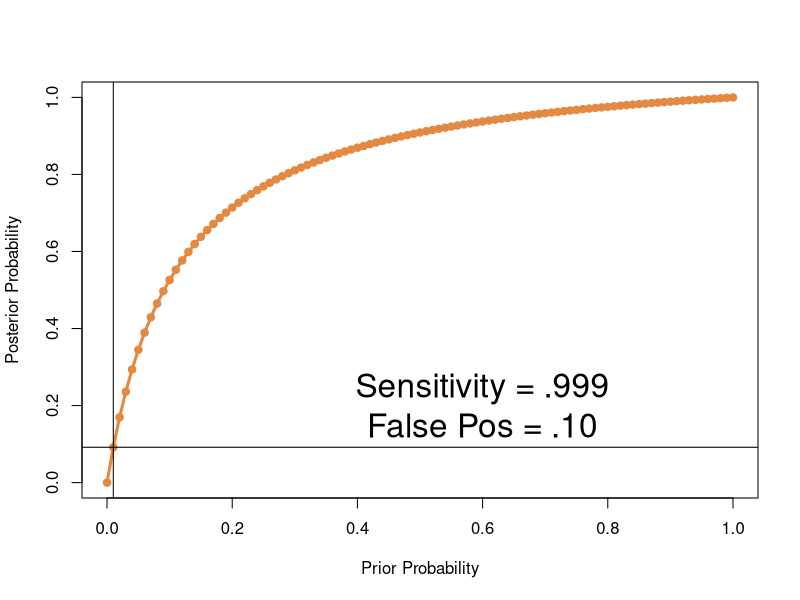
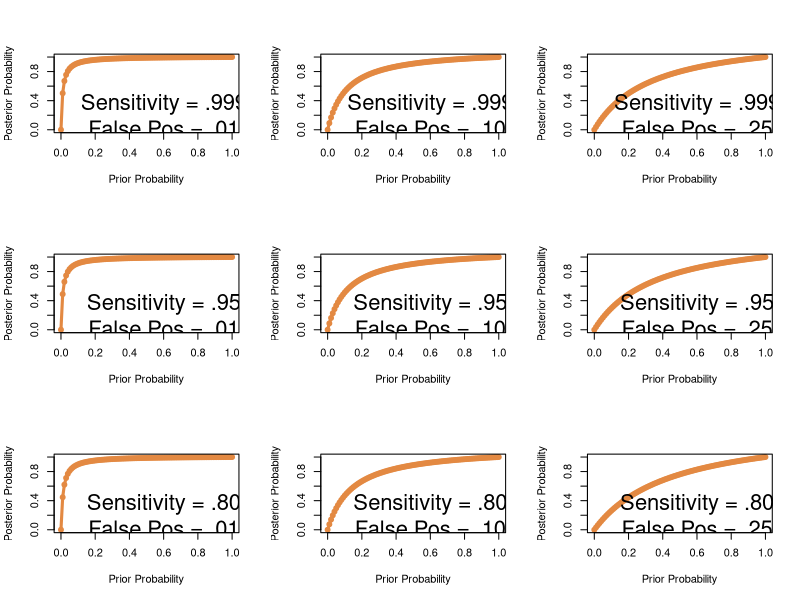

Generate these figures, in order, with R:
# IDS_07_06_Bayes.R

# ==========================================================
# Example data from presentation
# ==========================================================

# Probability of disease
# Base rate or prior probability
pd  <- .01

# Probability of positive test result given disease
# Likelihood or sensitivity
pptgd <- .999

# Probability of positive test result given no disease
# False positive rate
pptgn <- .10

# probability of disease given positive test result
pdgpt <- pd * pptgd / (pd * pptgd + (1 - pd) * pptgn)
pdgpt

# ==========================================================
# Probability curve
# ==========================================================

# Percentages for X axis: Prior probabilities
xpd <- 0:100/100

# Sensitivity = .999
# False Positive = .10
ypdgpt <- xpd * .999 / (xpd * .999 + (1 - xpd) * .10)
plot(xpd, ypdgpt, pch = 19, col = "#E38942",
     xlab = "Prior Probability", 
     ylab = "Posterior Probability")
lines(xpd, ypdgpt, lwd = 3, col = "#E38942")
text(0.6, 0.2, 
     "Sensitivity = .999\nFalse Pos = .10",
     cex = 2)

abline(v = .01)    # Vertical line at .01 prior probability
abline(h = .0917)  # Horizontal line at .09 post. prob.

# ==========================================================
# Matrix of probability curves
# ==========================================================

# Make 9 graphs in 3 rows and 3 columns
par(mfrow=c(3, 3))

# 3 levels of sensitivity: .999, .95, .80
# 3 levels of false positives: .01, .10, .25

# PLOT 1
# Sensitivity = .999
# False Positive = .01
ypdgpt <- xpd * .999 / (xpd * .999 + (1 - xpd) * .01)
plot(xpd, ypdgpt, pch = 19, col = "#E38942",
     xlab = "Prior Probability", 
     ylab = "Posterior Probability")
lines(xpd, ypdgpt, lwd = 3, col = "#E38942")
text(0.6, 0.2, 
     "Sensitivity = .999\nFalse Pos = .01",
     cex = 2)

# PLOT 2
# Sensitivity = .999
# False Positive = .10
ypdgpt <- xpd * .999 / (xpd * .999 + (1 - xpd) * .10)
plot(xpd, ypdgpt, pch = 19, col = "#E38942",
     xlab = "Prior Probability", 
     ylab = "Posterior Probability")
lines(xpd, ypdgpt, lwd = 3, col = "#E38942")
text(0.6, 0.2, 
     "Sensitivity = .999\nFalse Pos = .10",
     cex = 2)

# PLOT 3
# Sensitivity = .999
# False Positive = .25
ypdgpt <- xpd * .999 / (xpd * .999 + (1 - xpd) * .25)
plot(xpd, ypdgpt, pch = 19, col = "#E38942",
     xlab = "Prior Probability", 
     ylab = "Posterior Probability")
lines(xpd, ypdgpt, lwd = 3, col = "#E38942")
text(0.6, 0.2, 
     "Sensitivity = .999\nFalse Pos = .25",
     cex = 2)

# PLOT 4
# Sensitivity = .95
# False Positive = .01
ypdgpt <- xpd * .95 / (xpd * .95 + (1 - xpd) * .01)
plot(xpd, ypdgpt, pch = 19, col = "#E38942",
     xlab = "Prior Probability", 
     ylab = "Posterior Probability")
lines(xpd, ypdgpt, lwd = 3, col = "#E38942")
text(0.6, 0.2, 
     "Sensitivity = .95\nFalse Pos = .01",
     cex = 2)

# PLOT 5
# Sensitivity = .95
# False Positive = .10
ypdgpt <- xpd * .95 / (xpd * .95 + (1 - xpd) * .10)
plot(xpd, ypdgpt, pch = 19, col = "#E38942",
     xlab = "Prior Probability", 
     ylab = "Posterior Probability")
lines(xpd, ypdgpt, lwd = 3, col = "#E38942")
text(0.6, 0.2, 
     "Sensitivity = .95\nFalse Pos = .10",
     cex = 2)

# PLOT 6
# Sensitivity = .95
# False Positive = .25
ypdgpt <- xpd * .95 / (xpd * .95 + (1 - xpd) * .25)
plot(xpd, ypdgpt, pch = 19, col = "#E38942",
     xlab = "Prior Probability", 
     ylab = "Posterior Probability")
lines(xpd, ypdgpt, lwd = 3, col = "#E38942")
text(0.6, 0.2, 
     "Sensitivity = .95\nFalse Pos = .25",
     cex = 2)

# PLOT 7
# Sensitivity = .80
# False Positive = .01
ypdgpt <- xpd * .80 / (xpd * .80 + (1 - xpd) * .01)
plot(xpd, ypdgpt, pch = 19, col = "#E38942",
     xlab = "Prior Probability", 
     ylab = "Posterior Probability")
lines(xpd, ypdgpt, lwd = 3, col = "#E38942")
text(0.6, 0.2, 
     "Sensitivity = .80\nFalse Pos = .01",
     cex = 2)

# PLOT 8
# Sensitivity = .80
# False Positive = .10
ypdgpt <- xpd * .80 / (xpd * .80 + (1 - xpd) * .10)
plot(xpd, ypdgpt, pch = 19, col = "#E38942",
     xlab = "Prior Probability", 
     ylab = "Posterior Probability")
lines(xpd, ypdgpt, lwd = 3, col = "#E38942")
text(0.6, 0.2, 
     "Sensitivity = .80\nFalse Pos = .10",
     cex = 2)

# PLOT 9
# Sensitivity = .80
# False Positive = .25
ypdgpt <- xpd * .80 / (xpd * .80 + (1 - xpd) * .25)
plot(xpd, ypdgpt, pch = 19, col = "#E38942",
     xlab = "Prior Probability", 
     ylab = "Posterior Probability")
lines(xpd, ypdgpt, lwd = 3, col = "#E38942")
text(0.6, 0.2, 
     "Sensitivity = .80\nFalse Pos = .25",
     cex = 2)

#Restore graphical parameters
par(mfrow=c(1, 1))
